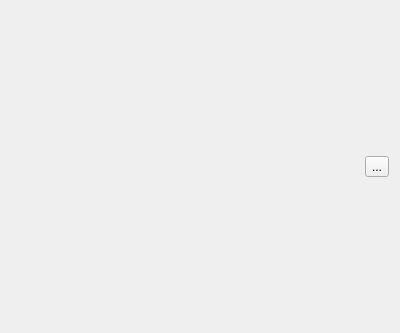
<?xml version="1.0" encoding="UTF-8"?>
<ui version="4.0">
 <class>ErrorBarView</class>
 <widget class="QWidget" name="ErrorBarView">
  <property name="geometry">
   <rect>
    <x>0</x>
    <y>0</y>
    <width>400</width>
    <height>333</height>
   </rect>
  </property>
  <property name="windowTitle">
   <string>Form</string>
  </property>
  <layout class="QVBoxLayout" name="verticalLayout" stretch="0">
   <item>
    <layout class="QHBoxLayout" name="horizontalLayout">
     <item>
      <spacer name="horizontalSpacer">
       <property name="orientation">
        <enum>Qt::Horizontal</enum>
       </property>
       <property name="sizeHint" stdset="0">
        <size>
         <width>40</width>
         <height>20</height>
        </size>
       </property>
      </spacer>
     </item>
     <item>
      <widget class="QToolButton" name="settings_button">
       <property name="text">
        <string>...</string>
       </property>
      </widget>
     </item>
    </layout>
   </item>
  </layout>
 </widget>
 <resources/>
 <connections/>
</ui>
